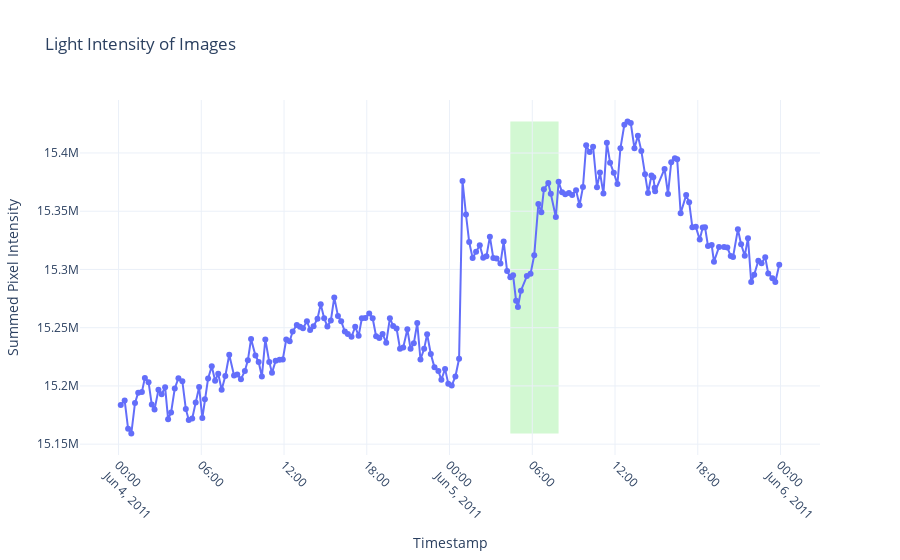

Notebook code for this chart:
### Code cell
plot_intensity_plotly(intensities, timestamps, cme_interval)

### Figure 1 — Plotly figure (JSON) as saved in the notebook; plotly's stock layout.template omitted (floating-point values rounded to 4 significant figures; data arrays with more than 128 entries replaced by an {"elided": "..."} marker saying what was removed)
{"data": [{"mode": "lines+markers", "name": "Intensity", "x": {"elided": "192 str values"}, "y": {"elided": "192 int values"}, "type": "scatter"}], "layout": {"shapes": [{"fillcolor": "rgba(144, 238, 144, 0.4)", "layer": "below", "line": {"width": 0}, "type": "rect", "x0": "2011-06-05 04:24:33", "x1": "2011-06-05 07:54:33", "y0": 15159160, "y1": 15427030}], "xaxis": {"title": {"text": "Timestamp"}, "tickangle": 45}, "title": {"text": "Light Intensity of Images"}, "yaxis": {"title": {"text": "Summed Pixel Intensity"}}}}
